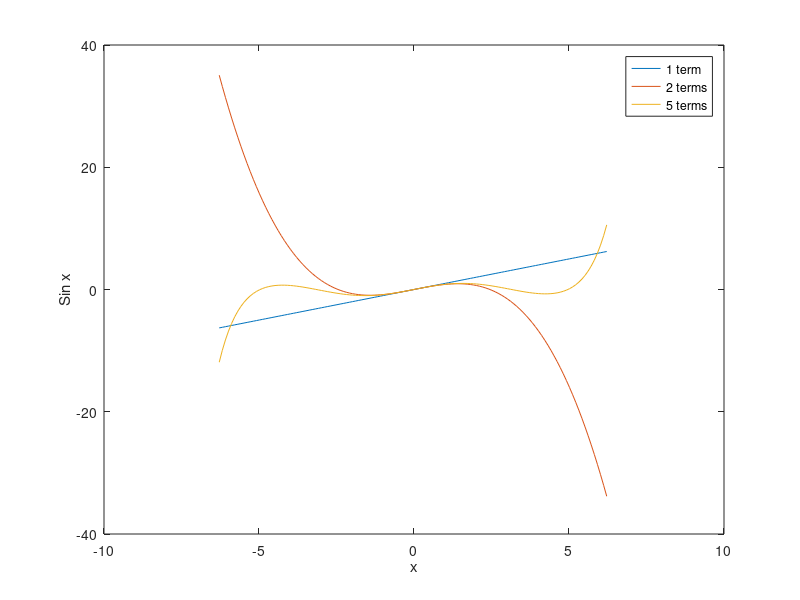

Write the MATLAB code that produced this figure. (Note: this script raises an error after producing the figure.)
%Question 1
t=(0:1:8);
X=0.27*(t.^4)-6.8*(t.^3)+50*(t.^2)-7.2*(t)+9.4;
V=diff(X);
A=diff(X,2);
plot(X,'-o');
hold on;
plot(V,'-o');
hold on;
plot(A,'-o');
grid on;
xlabel('t->');
ylabel('Functions->');
legend('Displacement','Velocity','Acceleration');
hold off;


%Question 2
x=(-2*pi:0.1:2*pi);
t3=zeros(1,126);
for i=0:4
        t3=t3+(-1)^i*(x.^(2*i+1)./factorial(2*i+1));
        if i==0 || i==1 || i==4
            plot(x,t3)
            hold on;
        end
end
legend('1 term','2 terms','5 terms');
xlabel('x');
ylabel('Sin x');
title;